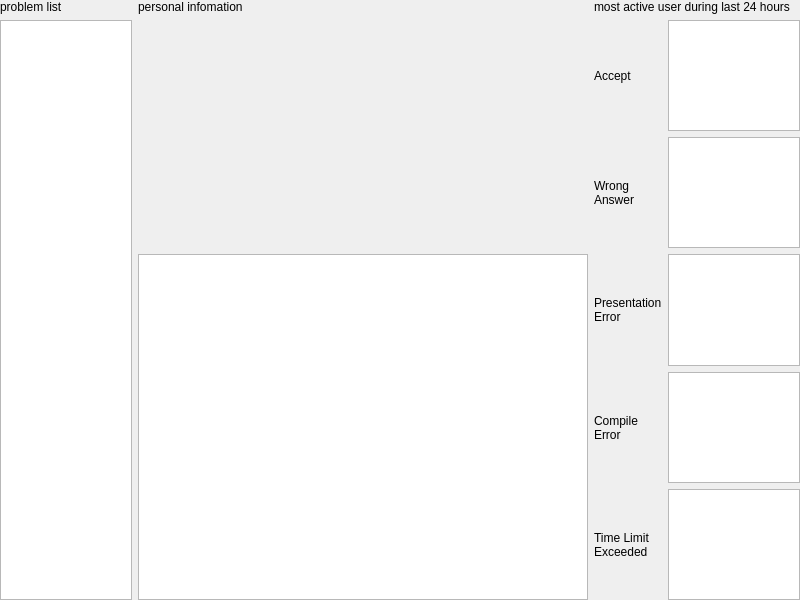
<?xml version="1.0" encoding="UTF-8"?>
<ui version="4.0">
 <class>Form</class>
 <widget class="QWidget" name="Form">
  <property name="geometry">
   <rect>
    <x>0</x>
    <y>0</y>
    <width>800</width>
    <height>600</height>
   </rect>
  </property>
  <property name="windowTitle">
   <string>Form</string>
  </property>
  <widget class="QWidget" name="gridLayoutWidget">
   <property name="geometry">
    <rect>
     <x>0</x>
     <y>0</y>
     <width>800</width>
     <height>600</height>
    </rect>
   </property>
   <layout class="QGridLayout" name="gridLayout">
    <item row="0" column="2" colspan="2">
     <widget class="QLabel" name="lab_most_active_user">
      <property name="text">
       <string>most active user during last 24 hours</string>
      </property>
     </widget>
    </item>
    <item row="0" column="0">
     <widget class="QLabel" name="lab_problem_list">
      <property name="text">
       <string>problem list</string>
      </property>
     </widget>
    </item>
    <item row="1" column="0" rowspan="5">
     <widget class="QListView" name="listView"/>
    </item>
    <item row="1" column="2">
     <widget class="QLabel" name="lab_ac">
      <property name="maximumSize">
       <size>
        <width>75</width>
        <height>16777215</height>
       </size>
      </property>
      <property name="wordWrap">
       <bool>true</bool>
      </property>
      <property name="text">
       <string>Accept</string>
      </property>
     </widget>
    </item>
    <item row="2" column="2">
     <widget class="QLabel" name="lab_wa">
      <property name="maximumSize">
       <size>
        <width>75</width>
        <height>16777215</height>
       </size>
      </property>
      <property name="wordWrap">
       <bool>true</bool>
      </property>
      <property name="text">
       <string>Wrong Answer</string>
      </property>
     </widget>
    </item>
    <item row="3" column="2">
     <widget class="QLabel" name="lab_pe">
      <property name="maximumSize">
       <size>
        <width>75</width>
        <height>16777215</height>
       </size>
      </property>
      <property name="wordWrap">
       <bool>true</bool>
      </property>
      <property name="text">
       <string>Presentation Error</string>
      </property>
     </widget>
    </item>
    <item row="4" column="2">
     <widget class="QLabel" name="lab_ce">
      <property name="maximumSize">
       <size>
        <width>75</width>
        <height>16777215</height>
       </size>
      </property>
      <property name="wordWrap">
       <bool>true</bool>
      </property>
      <property name="text">
       <string>Compile Error</string>
      </property>
     </widget>
    </item>
    <item row="5" column="2">
     <widget class="QLabel" name="lab_tle">
      <property name="maximumSize">
       <size>
        <width>75</width>
        <height>16777215</height>
       </size>
      </property>
      <property name="wordWrap">
       <bool>true</bool>
      </property>
      <property name="text">
       <string>Time Limit Exceeded</string>
      </property>
     </widget>
    </item>
    <item row="1" column="3">
     <widget class="QListView" name="listView_ac"/>
    </item>
    <item row="2" column="3">
     <widget class="QListView" name="listView_wa"/>
    </item>
    <item row="3" column="3">
     <widget class="QListView" name="listView_pe"/>
    </item>
    <item row="4" column="3">
     <widget class="QListView" name="listView_ce"/>
    </item>
    <item row="5" column="3">
     <widget class="QListView" name="listView_tle"/>
    </item>
    <item row="0" column="1">
     <widget class="QLabel" name="lab_personal">
      <property name="text">
       <string>personal infomation</string>
      </property>
     </widget>
    </item>
    <item row="3" column="1" rowspan="3">
     <widget class="QListView" name="listView_fresh_news">
      <property name="minimumSize">
       <size>
        <width>450</width>
        <height>0</height>
       </size>
      </property>
     </widget>
    </item>
   </layout>
  </widget>
 </widget>
 <resources/>
 <connections/>
</ui>
